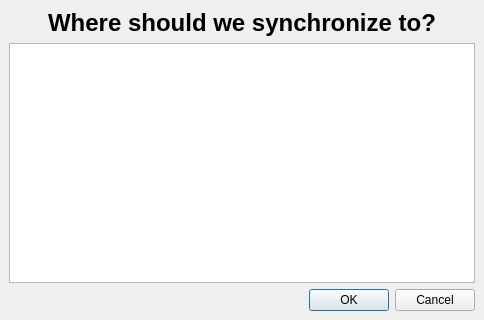
<ui version="4.0" >
 <class>DeckChooser</class>
 <widget class="QDialog" name="DeckChooser" >
  <property name="geometry" >
   <rect>
    <x>0</x>
    <y>0</y>
    <width>484</width>
    <height>320</height>
   </rect>
  </property>
  <property name="windowTitle" >
   <string>Anki</string>
  </property>
  <layout class="QVBoxLayout" >
   <property name="spacing" >
    <number>6</number>
   </property>
   <property name="leftMargin" >
    <number>9</number>
   </property>
   <property name="topMargin" >
    <number>9</number>
   </property>
   <property name="rightMargin" >
    <number>9</number>
   </property>
   <property name="bottomMargin" >
    <number>9</number>
   </property>
   <item>
    <widget class="QLabel" name="label" >
     <property name="text" >
      <string>&lt;h1>Where should we synchronize to?&lt;/h1></string>
     </property>
     <property name="alignment" >
      <set>Qt::AlignCenter</set>
     </property>
    </widget>
   </item>
   <item>
    <widget class="QListWidget" name="decks" >
     <property name="font" >
      <font>
       <pointsize>12</pointsize>
      </font>
     </property>
    </widget>
   </item>
   <item>
    <widget class="QDialogButtonBox" name="buttonBox" >
     <property name="orientation" >
      <enum>Qt::Horizontal</enum>
     </property>
     <property name="standardButtons" >
      <set>QDialogButtonBox::Cancel|QDialogButtonBox::NoButton|QDialogButtonBox::Ok</set>
     </property>
    </widget>
   </item>
  </layout>
 </widget>
 <resources/>
 <connections>
  <connection>
   <sender>buttonBox</sender>
   <signal>accepted()</signal>
   <receiver>DeckChooser</receiver>
   <slot>accept()</slot>
   <hints>
    <hint type="sourcelabel" >
     <x>248</x>
     <y>254</y>
    </hint>
    <hint type="destinationlabel" >
     <x>157</x>
     <y>274</y>
    </hint>
   </hints>
  </connection>
  <connection>
   <sender>buttonBox</sender>
   <signal>rejected()</signal>
   <receiver>DeckChooser</receiver>
   <slot>reject()</slot>
   <hints>
    <hint type="sourcelabel" >
     <x>316</x>
     <y>260</y>
    </hint>
    <hint type="destinationlabel" >
     <x>286</x>
     <y>274</y>
    </hint>
   </hints>
  </connection>
 </connections>
</ui>
